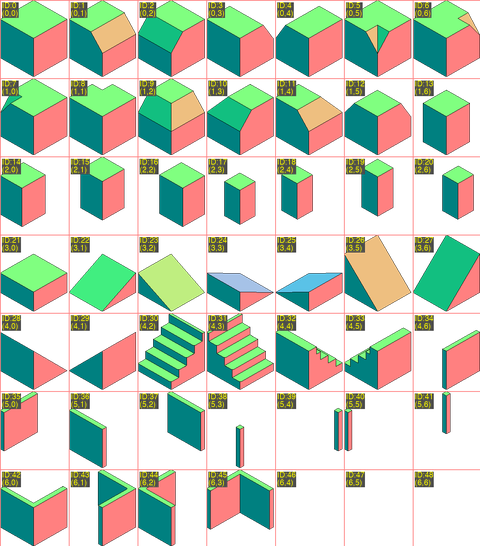
#> input picture tools/map_generator/tileset_grid.png, 480 x 546 px, shrunk from 1235 x 1403 before the run
$ python tile_analyzer.py tileset_grid.png tileset_comparison.png 100 100 5
#> lines starting #> are read from the running program, lines starting #| are printed output that depends on the picture
#!/usr/bin/env python3
"""
Tile Analyzer - Helper tool to analyze tileset PNGs and define tile metadata.

This tool helps you:
1. Visualize the tileset with grid overlays
2. Identify tile positions (row, col) for tiles.json
3. View tiles and their collision maps side-by-side
4. Export tile definitions in the correct JSON format
"""

import json
import sys
from pathlib import Path

try:
    from PIL import Image, ImageDraw, ImageFont
except ImportError:
    print("Error: Pillow is required. Install with: pip install Pillow")
    sys.exit(1)


class TileAnalyzer:
    def __init__(self, tileset_path, collision_path=None, tile_width=128, tile_height=128, padding=0):
#> called with tileset_path = 'tileset_grid.png', collision_path = 'tileset_comparison.png', tile_width = 100, tile_height = 100, padding = 5
        self.tileset_path = Path(tileset_path)
        self.collision_path = Path(collision_path) if collision_path else None
        self.tile_width = tile_width
        self.tile_height = tile_height
        self.padding = padding

        # Load images
        self.tileset_img = Image.open(self.tileset_path).convert("RGBA")
#> self.tileset_img is the input picture: PIL image 480x546 RGBA; mean R, G, B, A 75.8, 71.8, 54.3, 121.1
        self.collision_img = Image.open(self.collision_path).convert("RGBA") if self.collision_path else None
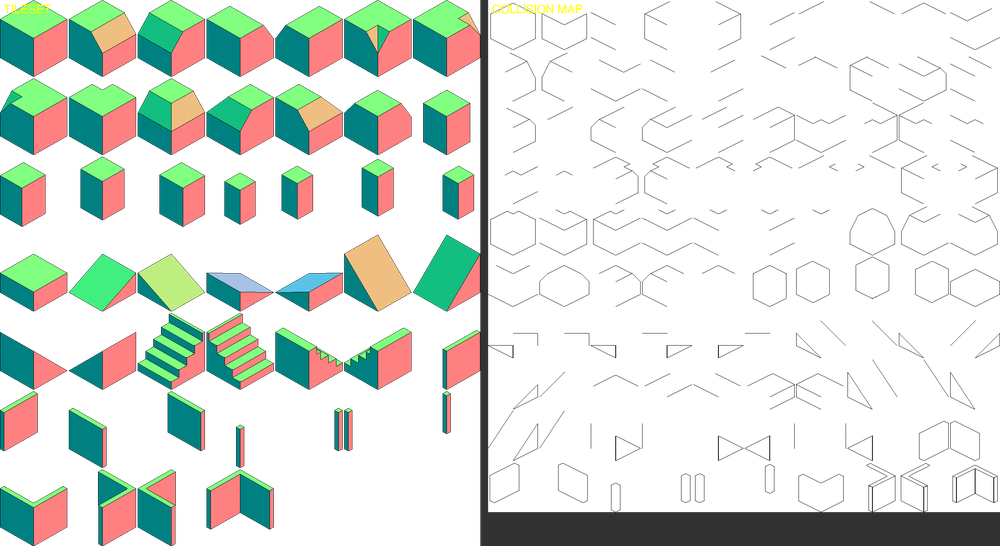
#> input picture tools/map_generator/tileset_comparison.png, 1000 x 546 px, shrunk from 2571 x 1403 before the run
#> self.collision_img is the input picture: PIL image 1000x546 RGBA; mean R, G, B, A 28.6, 35.9, 28.6, 64.9

        # Calculate grid dimensions (accounting for padding between tiles)
        # Formula: total_width = (num_tiles * tile_width) + ((num_tiles - 1) * padding)
        # Solving for num_tiles: num_tiles = (total_width + padding) / (tile_width + padding)
        if self.padding > 0:
            self.columns = (self.tileset_img.width + self.padding) // (self.tile_width + self.padding)
#> self.columns = 4
            self.rows = (self.tileset_img.height + self.padding) // (self.tile_height + self.padding)
#> self.rows = 5
        else:
            self.columns = self.tileset_img.width // self.tile_width
            self.rows = self.tileset_img.height // self.tile_height

        print(f"Loaded tileset: {self.tileset_path.name}")
        print(f"Dimensions: {self.tileset_img.width}x{self.tileset_img.height}")
#| Dimensions: 480x546
        print(f"Tile size: {self.tile_width}x{self.tile_height}")
        if self.padding > 0:
            cell_width = self.tile_width + self.padding
            cell_height = self.tile_height + self.padding
            print(f"Padding: {self.padding}px (cell size: {cell_width}x{cell_height})")
        print(f"Grid: {self.columns} columns x {self.rows} rows = {self.columns * self.rows} tiles")
#| Grid: 4 columns x 5 rows = 20 tiles

    def create_grid_overlay(self, output_path="tileset_grid.png"):
        """Create a visualization with grid lines and tile IDs."""
#> called with output_path = 'tileset_grid.png'
        # Create a copy to draw on
        img = self.tileset_img.copy()
        draw = ImageDraw.Draw(img)

        # Try to use a font, fall back to default if not available
        try:
            font = ImageFont.truetype("/System/Library/Fonts/Helvetica.ttc", 20)
        except:
            font = ImageFont.load_default()

        # Calculate cell dimensions
        cell_width = self.tile_width + self.padding
        cell_height = self.tile_height + self.padding

        # Draw grid lines
        for col in range(self.columns + 1):
            x = col * cell_width
            draw.line([(x, 0), (x, img.height)], fill=(255, 0, 0, 128), width=2)

        for row in range(self.rows + 1):
            y = row * cell_height
            draw.line([(0, y), (img.width, y)], fill=(255, 0, 0, 128), width=2)

        # Draw tile IDs and positions
        for row in range(self.rows):
            for col in range(self.columns):
                tile_id = row * self.columns + col
                x = col * cell_width + 5
                y = row * cell_height + 5

                text = f"ID:{tile_id}\n({row},{col})"

                # Draw text with background
                bbox = draw.textbbox((x, y), text, font=font)
                draw.rectangle(bbox, fill=(0, 0, 0, 180))
                draw.text((x, y), text, fill=(255, 255, 0, 255), font=font)

        img.save(output_path)
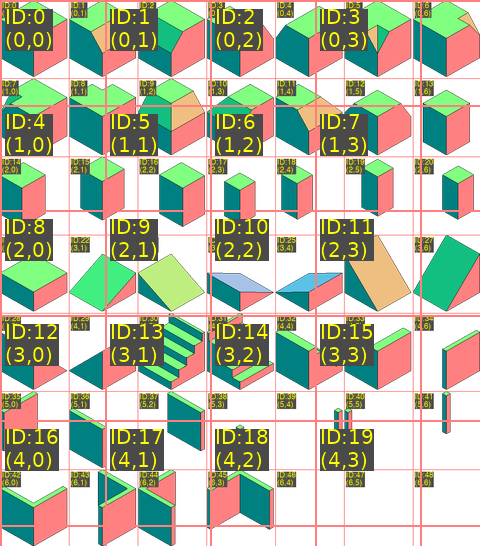
#> saved as tileset_grid.png: PIL image 480x546 RGBA; mean R, G, B, A 78.4, 65.1, 43.3, 133.4; transparent parts drawn white
        print(f"Grid overlay saved to: {output_path}")
        return output_path

    def create_side_by_side(self, output_path="tileset_comparison.png"):
        """Create side-by-side comparison of tileset and collision map."""
#> called with output_path = 'tileset_comparison.png'
        if not self.collision_img:
            print("No collision map provided, skipping side-by-side comparison")
            return None

        # Create new image with both side by side
        width = self.tileset_img.width + self.collision_img.width + 20
#> width = 1500
        height = max(self.tileset_img.height, self.collision_img.height)
#> height = 546

        combined = Image.new("RGBA", (width, height), (50, 50, 50, 255))
        combined.paste(self.tileset_img, (0, 0))
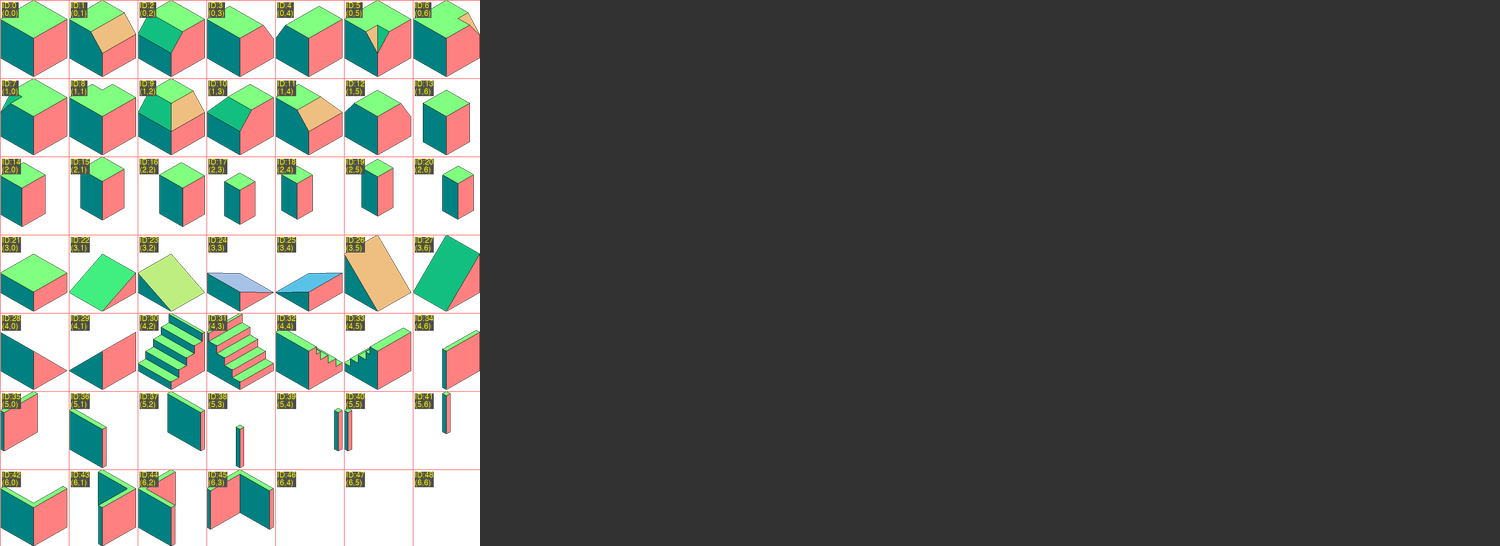
#> combined: PIL image 1500x546 RGBA; mean R, G, B, A 58.3, 57, 51.4, 212.1; transparent parts drawn white
        combined.paste(self.collision_img, (self.tileset_img.width + 20, 0))
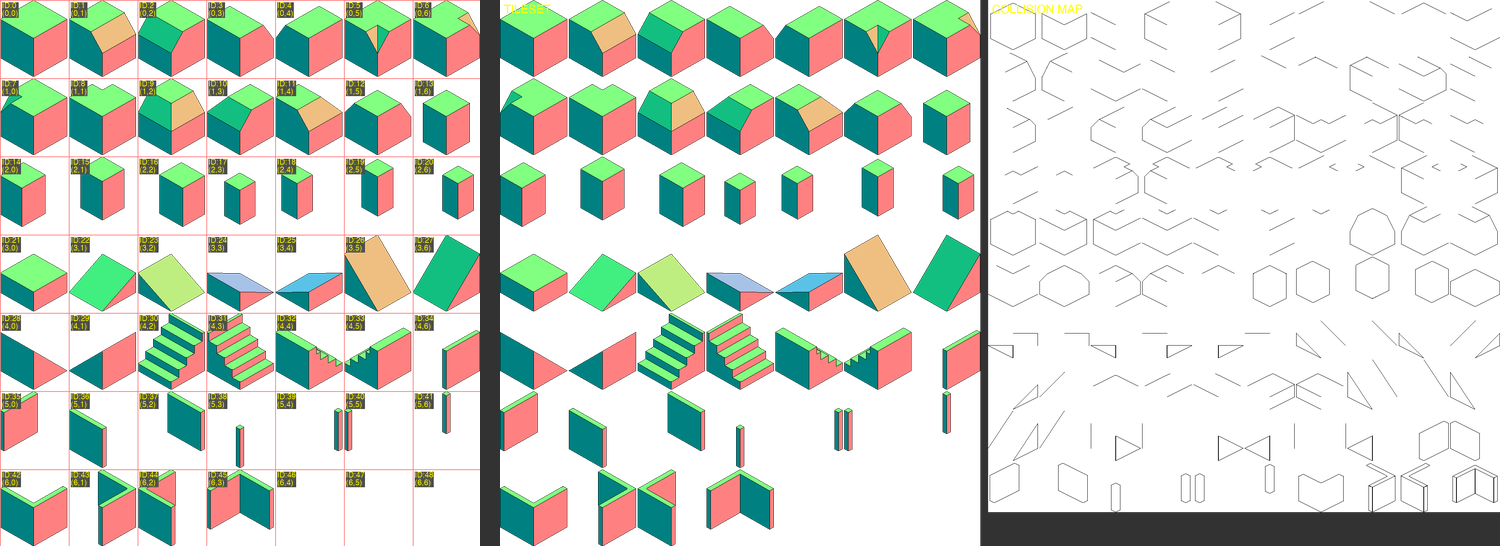
#> combined: PIL image 1500x546 RGBA; mean R, G, B, A 44, 47.6, 37.1, 85.4; transparent parts drawn white

        # Add labels
        draw = ImageDraw.Draw(combined)
        try:
            font = ImageFont.truetype("/System/Library/Fonts/Helvetica.ttc", 30)
        except:
            font = ImageFont.load_default()

        draw.text((10, 10), "TILESET", fill=(255, 255, 0, 255), font=font)
        draw.text((self.tileset_img.width + 30, 10), "COLLISION MAP", fill=(255, 255, 0, 255), font=font)

        combined.save(output_path)
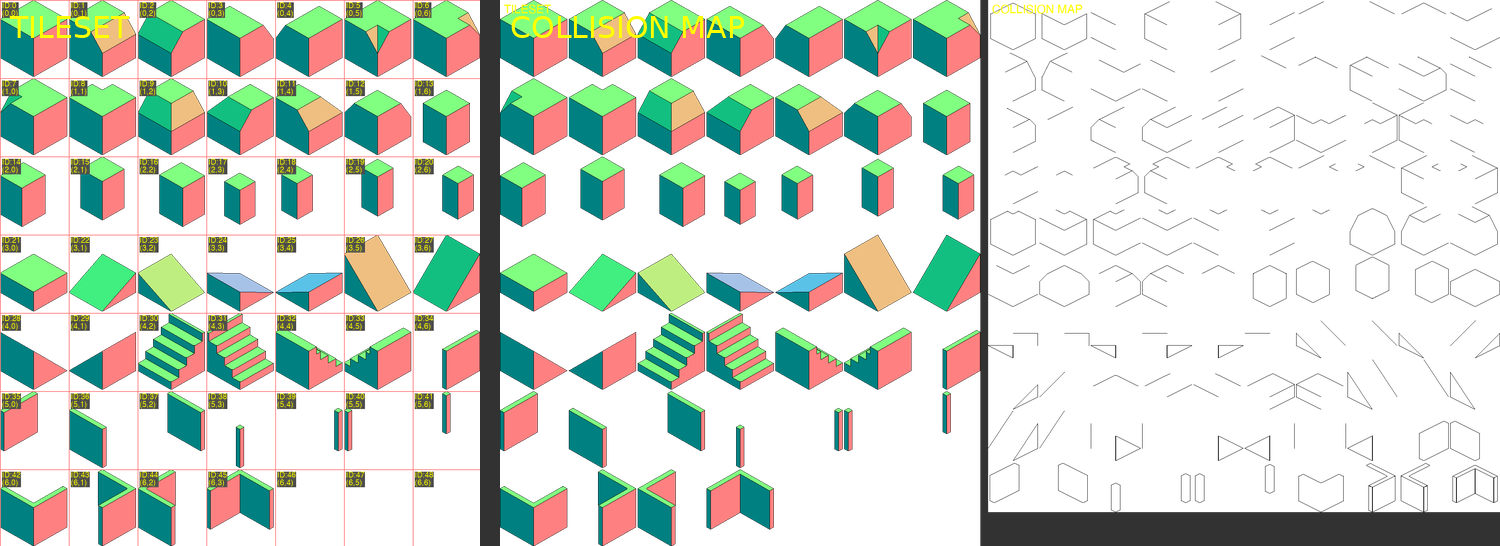
#> saved as tileset_comparison.png: PIL image 1500x546 RGBA; mean R, G, B, A 44.4, 47.8, 36.8, 85.4; transparent parts drawn white
        print(f"Side-by-side comparison saved to: {output_path}")
        return output_path

    def extract_tile(self, tile_id, output_path=None):
        """Extract a specific tile by ID."""
        row = tile_id // self.columns
        col = tile_id % self.columns

        # Calculate position accounting for padding
        cell_width = self.tile_width + self.padding
        cell_height = self.tile_height + self.padding
        x = col * cell_width
        y = row * cell_height

        # Extract only the tile (excluding padding)
        tile = self.tileset_img.crop((x, y, x + self.tile_width, y + self.tile_height))

        if output_path:
            tile.save(output_path)
            print(f"Tile {tile_id} saved to: {output_path}")

        return tile

    def list_all_tiles(self):
        """Print a list of all tile IDs and their grid positions."""
        cell_width = self.tile_width + self.padding
        cell_height = self.tile_height + self.padding

        print("\nAll Tiles:")
        print("ID  | Row | Col | Position")
        print("----|-----|-----|----------")
        for row in range(self.rows):
            for col in range(self.columns):
                tile_id = row * self.columns + col
                print(f"{tile_id:3d} | {row:3d} | {col:3d} | ({col * cell_width}, {row * cell_height})")

    def generate_skeleton_json(self, output_path="tiles_skeleton.json"):
        """Generate a skeleton tiles.json with all tile IDs populated."""
#> called with output_path = 'tiles_skeleton.json'
        tiles = []

        for row in range(self.rows):
            for col in range(self.columns):
                tile_id = row * self.columns + col

                tile_def = {
                    "id": tile_id,
                    "name": f"tile_{tile_id}",
                    "row": row,
                    "col": col,
                    "description": "TODO: Add description",
                    "edges": {
                        "north": "TODO",
                        "south": "TODO",
                        "east": "TODO",
                        "west": "TODO"
                    },
                    "weight": 1,
                    "collision_tile_id": tile_id,
                    "notes": "Auto-generated - needs manual review"
                }
                tiles.append(tile_def)

        skeleton = {
            "tiles": tiles,
            "note": "This is an auto-generated skeleton. Review and update edge types, weights, and descriptions."
        }

        with open(output_path, 'w') as f:
            json.dump(skeleton, f, indent=2)

        print(f"Skeleton JSON saved to: {output_path}")
        return output_path


def main():
    if len(sys.argv) < 2:
        print("Usage: python tile_analyzer.py <tileset.png> [collision_map.png] [tile_width] [tile_height] [padding]")
        print("\nExample:")
        print("  python tile_analyzer.py ../../assets/maps/all_tiles.png ../../assets/maps/collison_map.png 173 197 4")
        sys.exit(1)

    tileset_path = sys.argv[1]
    collision_path = sys.argv[2] if len(sys.argv) > 2 else None
    tile_width = int(sys.argv[3]) if len(sys.argv) > 3 else 128
    tile_height = int(sys.argv[4]) if len(sys.argv) > 4 else 128
    padding = int(sys.argv[5]) if len(sys.argv) > 5 else 0

    analyzer = TileAnalyzer(tileset_path, collision_path, tile_width, tile_height, padding)

    print("\n" + "="*60)
    print("Generating analysis outputs...")
    print("="*60)

    # Generate all outputs
    analyzer.create_grid_overlay("tileset_grid.png")
    if collision_path:
        analyzer.create_side_by_side("tileset_comparison.png")
    analyzer.list_all_tiles()
    analyzer.generate_skeleton_json("tiles_skeleton.json")

    print("\n" + "="*60)
    print("Analysis complete!")
    print("="*60)
    print("\nNext steps:")
    print("1. Open 'tileset_grid.png' to see tile IDs overlaid on the tileset")
    print("2. Use the grid to identify which tiles are which")
    print("3. Edit 'tiles_skeleton.json' to add proper names, edge types, and descriptions")
    print("4. Merge your edits into 'tiles.json'")


if __name__ == "__main__":
    main()
